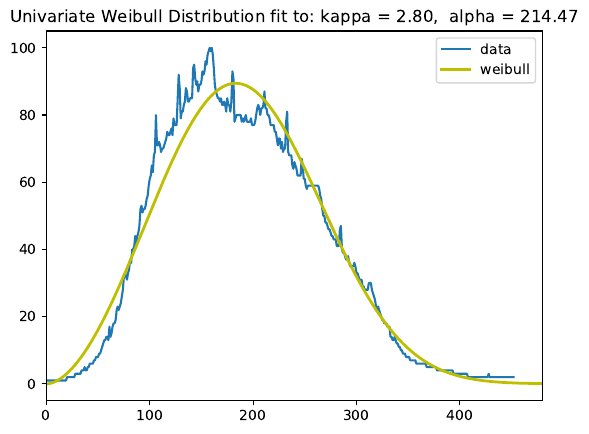

Python code for this plot:
import math
import numpy as np

import matplotlib.pyplot as plt

class Weibull:

    def __init__(self, kappa=1, alpha=1):
        """
        Initialize parameters kappa and alpha of distribution in a numpy ndarray
        :param kappa:
        :param alpha:
        """
        self.k_alp = np.array([kappa, alpha])

    def fit(self, D, iters = 20):
        """
        !!!Not implemented properly!!!
        Method to fit the distribution to simple data points.
        :param D: Data to fit distribution to
        :param iters: number of iterations
        :return:
        """
        raise(NotImplementedError)
        N = D.shape[0]

        for iter in range(iters):
            term1, term2, term3, term4 = 0,0,0,0

            for i in range(h.shape[0]):
                term1 += math.log(D[i])
                term2 += (math.pow(D[i]/self.k_alp[1],self.k_alp[0]))*(math.log(D[i]/self.k_alp[1]))
                term3 += ((D[i]/self.k_alp[1])**self.k_alp[0])
                term4 += ((D[i]/self.k_alp[1])**self.k_alp[0])*((math.log(D[i]/self.k_alp[1])**2))
            print(term1,term2,term3,term4)

            dL_dk = (N / self.k_alp[0]) - (N * math.log(self.k_alp[1])) + term1 - term2
            dL_dalpha = self.k_alp[0] / self.k_alp[1] * (term3 - N)
            d2L_dk2 = -(N / (self.k_alp[0] ** 2)) - term4
            d2L_dalpha2 = (self.k_alp[0] / (self.k_alp[1] ** 2)) * (N - ((self.k_alp[0]+1)*term3))
            d2L_dkdalpha = ((1 / self.k_alp[1]) * term3) + ((self.k_alp[0]/self.k_alp[1])*term2) - (N/self.k_alp[1])

            self.k_alp = self.k_alp + \
                         np.dot(np.linalg.inv(np.array([[d2L_dk2, d2L_dkdalpha],[d2L_dkdalpha, d2L_dalpha2]])) ,
                         np.array([-dL_dk, -dL_dalpha]))

        return

    def weibull(self, x):
        """
        Predict prob of x from weibull distribution
        :param x: data point
        :return:
        """
        return (self.k_alp[0]/self.k_alp[1])*(math.pow(x/self.k_alp[1],(self.k_alp[0]-1))) * \
               np.exp(-1*math.pow(x/self.k_alp[1],self.k_alp[0]))

    def pred(self, X):
        """
        Predict using weibull object for all points in x
        :param X: set of data points for prediction
        :return:
        """
        return np.array([self.weibull(x_i) for x_i in X])

    def fit_hist(self, h, iters = 20):
        """
        Fit to histogram instead of raw data points
        :param h: Data points representing histogram bins.
        :param iters: Number of iterations for fitting.
        :return:
        """
        N = np.sum(h)
        for iter in range(iters):

            term1, term2, term3, term4 = 0,0,0,0

            for i in range(h.shape[0]):
                term1 += (math.log(i+1) * h[i])
                term2 += h[i]*(math.pow(i/self.k_alp[1],self.k_alp[0]))*(math.log((i+1)/self.k_alp[1]))
                term3 += h[i]*(math.pow(i/self.k_alp[1],self.k_alp[0]))
                term4 += h[i]*(math.pow(i/self.k_alp[1],self.k_alp[0]))*((math.log((i+1)/self.k_alp[1]))**2)
            # print(term1,term2,term3,term4)

            dL_dk = (N / self.k_alp[0]) - (N * math.log(self.k_alp[1])) + term1 - term2
            dL_dalpha = (self.k_alp[0] / self.k_alp[1]) * (term3 - N)
            d2L_dk2 = -(N / (self.k_alp[0] ** 2)) - term4
            d2L_dalpha2 = (self.k_alp[0] / (self.k_alp[1] ** 2)) * (N - ((self.k_alp[0] + 1) * term3))
            d2L_dkdalpha = ((1 / self.k_alp[1]) * term3) + ((self.k_alp[0]/self.k_alp[1])*term2) - (N/self.k_alp[1])
            # print(dL_dk,dL_dalpha, d2L_dk2,d2L_dalpha2,d2L_dkdalpha)

            self.k_alp = self.k_alp + \
                         np.dot(np.linalg.inv(np.array([[d2L_dk2, d2L_dkdalpha],[d2L_dkdalpha, d2L_dalpha2]])) ,
                         np.array([-dL_dk, -dL_dalpha]))


if __name__ == "__main__":

    # Load csv file and generate histogram h and index array n
    data = np.loadtxt('myspace.csv', dtype=np.object, comments='#', delimiter=',')
    X = data[:,1].astype(np.float)
    h = X[np.argmin((X==0)*1):]
    n = np.arange(1,h.shape[0]+1)

    plt.plot(h, label='data')
    plt.xlim(0, X.shape[0])

    # Generate fake dataset from histogram
    # D = []
    # for i in h:
    #     D.extend([i for j in range(int(i))])
    # D = np.array(D)

   # Initialize Weibull distribution and fit it to histogram
    weib = Weibull()
    # weib.fit(D)
    weib.fit_hist(h)

    # Generate x and y points for plot
    x = np.linspace(1, X.shape[0], 1000)  # 1000 evenly spaced numbers over xmin and xmax for plotting normal distribution
    p = weib.pred(x)  # specify a normal distribution for sample mean and std

    plt.plot(x, p*17293, 'k', linewidth=2, color='y', label='weibull')  # Plot the Weibull after scaling over data

    # Specifying title and plotting title and legend
    title = "Univariate Weibull Distribution fit to: kappa = %.2f,  alpha = %.2f" % (weib.k_alp[0], weib.k_alp[1])
    plt.title(title)
    plt.legend()

    #Saving the figure
    plt.savefig("weibull_fit.pdf", facecolor='w', edgecolor='w',
                papertype=None, format='pdf', transparent=False,
                bbox_inches='tight', pad_inches=0.1)

    # Display figure
    plt.show()